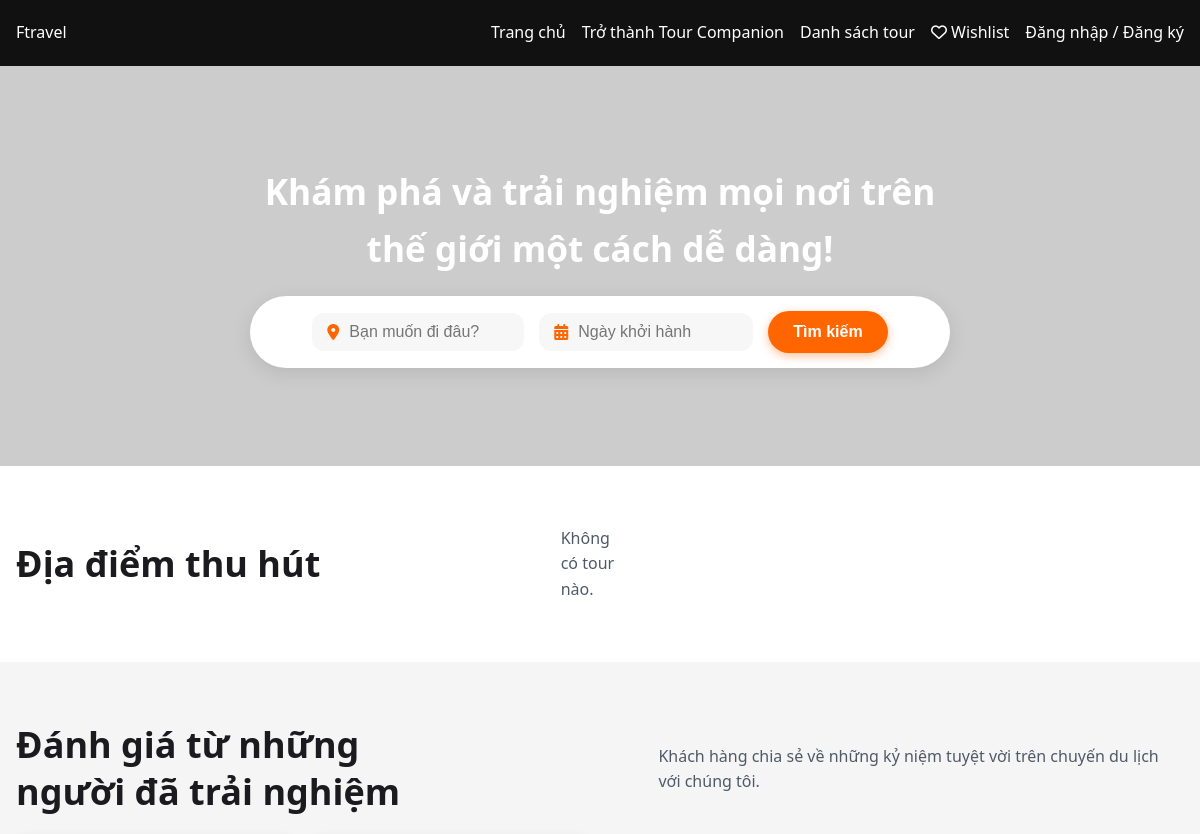
The app's page / (upper part), older data.
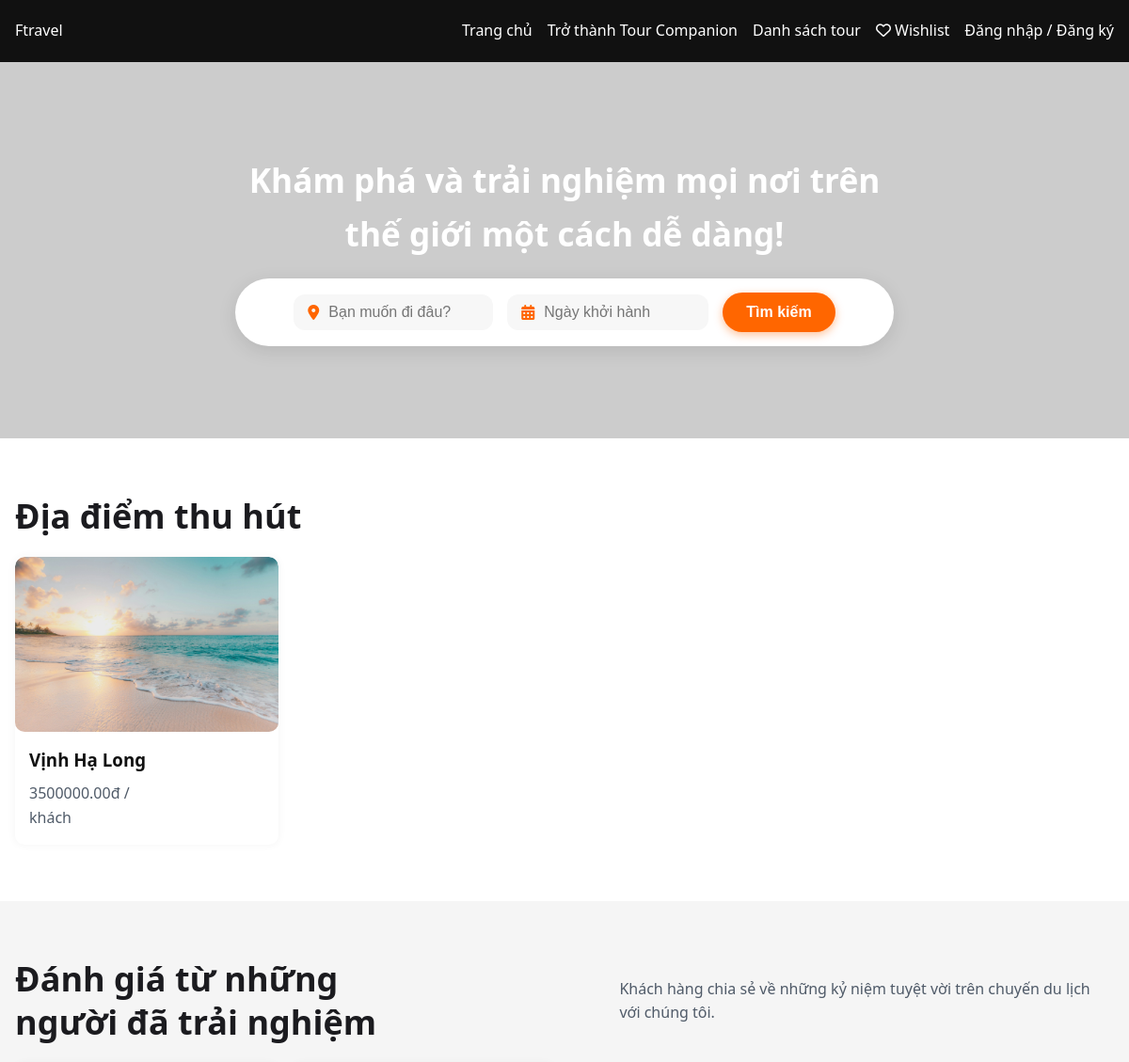
The same page, newer data.
### tourapp/models.py (models this page shows, shortened)
class Tour(models.Model):
    title = models.CharField(max_length=200)
    description = models.TextField()
    created_by = models.ForeignKey(User, on_delete=models.CASCADE)
    created_at = models.DateTimeField(auto_now_add=True)
    updated_at = models.DateTimeField(auto_now=True)
    price = models.DecimalField(max_digits=10, decimal_places=2)
    loved = models.ManyToManyField(User, related_name='loved_tours', blank=True)
    duration_day = models.PositiveIntegerField(help_text='Duration in days')
    duration_night = models.PositiveIntegerField(help_text='Duration in nights')
    @property
    def first_image_url(self):
        first_image = self.images.first()
        if first_image:
            return first_image.image.url
        return None

class TourImage(models.Model):
    tour = models.ForeignKey(Tour, related_name='images', on_delete=models.CASCADE)
    image = models.ImageField(upload_to=tour_image_upload_path)

### tourapp/views.py (the view)
# urls.py: 2. Add a URL to urlpatterns:  path('', views.home, name='home')
def home(request):
    tours = Tour.objects.all().order_by('-created_at')[:5]
    return render(request, 'tourapp/index.html', {'tours': tours})

### tourapp/templates/tourapp/index.html (shortened to what this page needs)
{%extends 'tourapp/layout.html'%}
{% block body %}
    <section class="hero">
      <div class="hero-content">
        <h1>Khám phá và trải nghiệm mọi nơi trên thế giới một cách dễ dàng!</h1>
        <div class="search-bar">
          <div class="search-item">
            <i class="fa-solid fa-location-dot"></i>
            <input type="text" placeholder="Bạn muốn đi đâu?" />
          </div>
          <div class="search-item">
            <i class="fa-solid fa-calendar-days"></i>
            <input
              type="text"
              id="departureDate"
              placeholder="Ngày khởi hành"
            />
          </div>
          <button class="btn btn-orange search-btn">Tìm kiếm</button>
        </div>
      </div>
    </section>
    <section class="section">
      <div class="container">
        <h2>Địa điểm thu hút</h2>
        <div class="grid cards toggle">
          {% for tour in tours %}
          <a href="{% url 'tour_detail' tour.id %}" class="card">
            <img src="{{ tour.first_image_url }}" alt="{{ tour.title }}" />
            <div class="card-info">
              <h3>{{ tour.title }}</h3>
              <p>{{ tour.price }}đ / khách</p>
            </div>
          </a>
          {% empty %}
          <p>Không có tour nào.</p>
          {% endfor %}
        </div>
      </div>
    </section>
    <section class="section light">
      <div class="container">
        <h2>Đánh giá từ những<br>người đã trải nghiệm</h2>
         <p>Khách hàng chia sẻ về những kỷ niệm tuyệt vời trên chuyến du lịch với chúng tôi.</p>
      </div>
    </section>
{% endblock %}

Row changes from the older to the newer data that the page shows:
added Tour: first_image_url (picture), title "Vịnh Hạ Long", price "3500000.00"
Text that changed along with them:
text no longer shown: "Không có tour nào."
